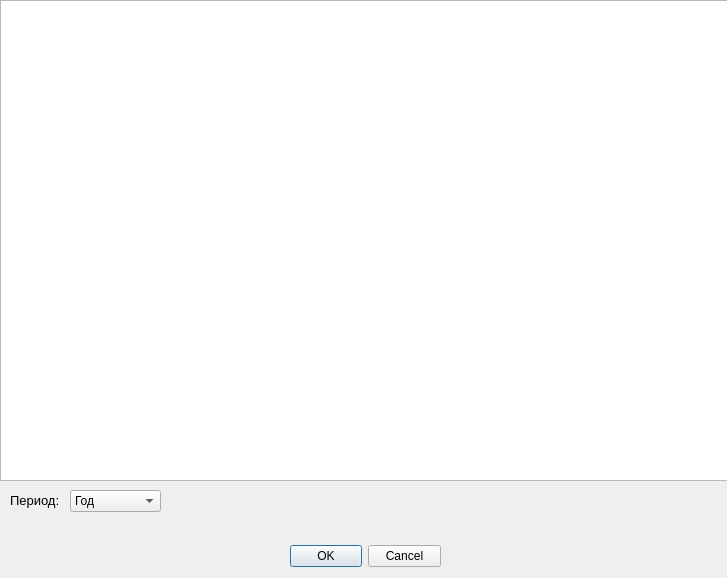
<?xml version="1.0" encoding="UTF-8"?>
<ui version="4.0">
 <class>Dialog</class>
 <widget class="QDialog" name="Dialog">
  <property name="geometry">
   <rect>
    <x>0</x>
    <y>0</y>
    <width>727</width>
    <height>578</height>
   </rect>
  </property>
  <property name="windowTitle">
   <string>Dialog</string>
  </property>
  <widget class="QDialogButtonBox" name="buttonBox">
   <property name="geometry">
    <rect>
     <x>290</x>
     <y>540</y>
     <width>151</width>
     <height>32</height>
    </rect>
   </property>
   <property name="orientation">
    <enum>Qt::Horizontal</enum>
   </property>
   <property name="standardButtons">
    <set>QDialogButtonBox::Cancel|QDialogButtonBox::Ok</set>
   </property>
  </widget>
  <widget class="QTableView" name="tableView">
   <property name="geometry">
    <rect>
     <x>0</x>
     <y>0</y>
     <width>731</width>
     <height>481</height>
    </rect>
   </property>
  </widget>
  <widget class="QLabel" name="label">
   <property name="geometry">
    <rect>
     <x>10</x>
     <y>490</y>
     <width>51</width>
     <height>21</height>
    </rect>
   </property>
   <property name="font">
    <font>
     <pointsize>10</pointsize>
    </font>
   </property>
   <property name="text">
    <string>Период:</string>
   </property>
  </widget>
  <widget class="QComboBox" name="comboBox">
   <property name="geometry">
    <rect>
     <x>70</x>
     <y>490</y>
     <width>91</width>
     <height>22</height>
    </rect>
   </property>
   <item>
    <property name="text">
     <string>Год</string>
    </property>
   </item>
   <item>
    <property name="text">
     <string>Месяц</string>
    </property>
   </item>
   <item>
    <property name="text">
     <string>Неделя</string>
    </property>
   </item>
   <item>
    <property name="text">
     <string>День</string>
    </property>
   </item>
  </widget>
 </widget>
 <resources/>
 <connections>
  <connection>
   <sender>buttonBox</sender>
   <signal>accepted()</signal>
   <receiver>Dialog</receiver>
   <slot>accept()</slot>
   <hints>
    <hint type="sourcelabel">
     <x>248</x>
     <y>254</y>
    </hint>
    <hint type="destinationlabel">
     <x>157</x>
     <y>274</y>
    </hint>
   </hints>
  </connection>
  <connection>
   <sender>buttonBox</sender>
   <signal>rejected()</signal>
   <receiver>Dialog</receiver>
   <slot>reject()</slot>
   <hints>
    <hint type="sourcelabel">
     <x>316</x>
     <y>260</y>
    </hint>
    <hint type="destinationlabel">
     <x>286</x>
     <y>274</y>
    </hint>
   </hints>
  </connection>
 </connections>
</ui>
